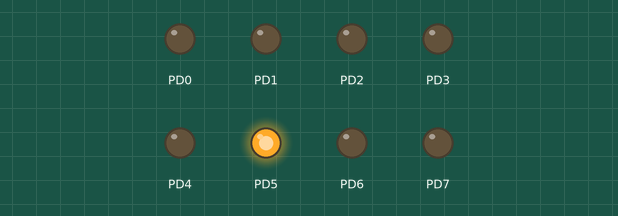
Recording of a program running on a simulated ATmega128, built with avr-gcc and emulated at 8 MHz. Parts: output pins drawn as LEDs (lit = HIGH).

Above: at 0.12 s.
At 0.62 s:
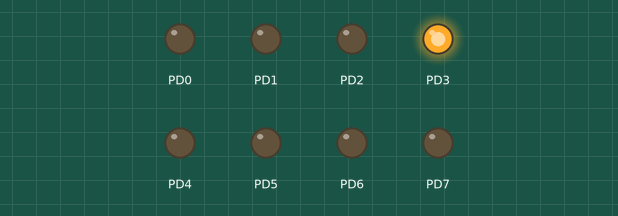
At 1.37 s:
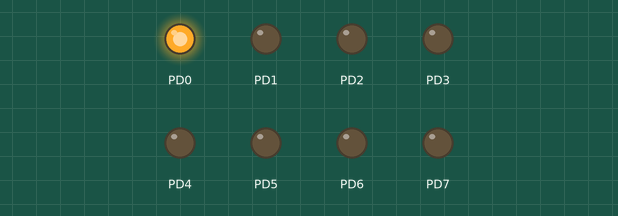
At 2.87 s:
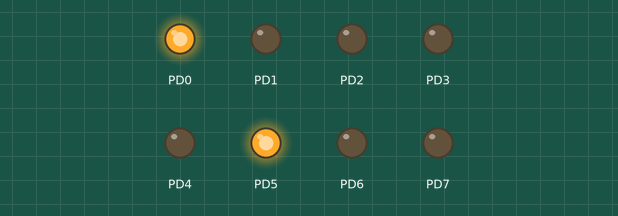
At 4.12 s:
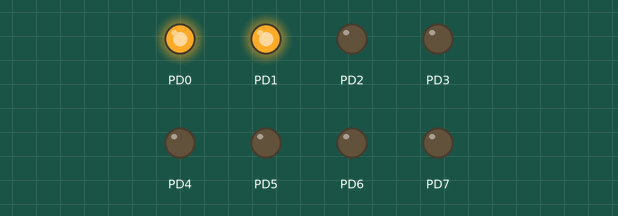
At 5.88 s:
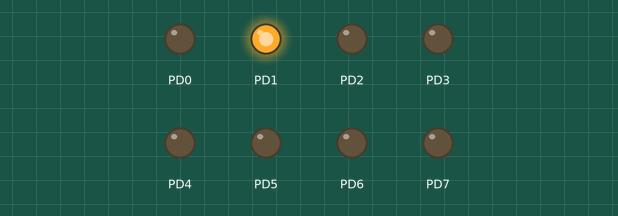
Timing chart, 0 to 6.2 s (numbered marks = the images above):
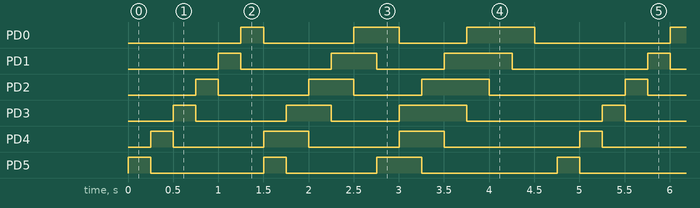

Measured:
- by itself, PD0–3: repeats every 4.8 s: LOW 1.0 s, HIGH 0.50 s, LOW 0.75 s, HIGH 0.75 s, LOW 1.5 s, HIGH 0.25 s
- by itself, PD4: repeats every 4.8 s: 2 × (LOW 1.0 s, HIGH 0.50 s), LOW 1.5 s, HIGH 0.25 s
- by itself, PD5: repeats every 4.8 s: LOW 1.3 s, HIGH 0.25 s, LOW 1.0 s, HIGH 0.50 s, LOW 1.5 s, HIGH 0.25 s

The program:

main.c
```c
/*
 * 2.B.4.c
 *
 * Created: 23-2-2024 13:44:11
 * Author : Wessel
 */

#define F_CPU 8e6
#include <avr/io.h>
#include <util/delay.h>

// Definitie van een structuur genaamd PATTERN_STRUCT om patronen en vertragingen op te slaan
typedef struct {
	unsigned char data;
	unsigned int delay;
} PATTERN_STRUCT;

// Array van PATTERN_STRUCT om patronen en vertragingen te definiëren
PATTERN_STRUCT pattern[] = {
	{0b00100000, 250}, // Patroon 1: 0b00100000, vertraging 250 ms
	{0b00010000, 250}, // Patroon 2: 0b00010000, vertraging 250 ms
	{0b00001000, 250}, // Patroon 3: 0b00001000, vertraging 250 ms
	{0b00000100, 250}, // enz..
	{0b00000010, 250},
	{0b00000001, 250},
	{0b00110000, 250},
	{0b00011000, 250},
	{0b00001100, 250},
	{0b00000110, 250},
	{0b00000011, 250},
	{0b00100001, 250},
	{0b00111000, 250},
	{0b00011100, 250},
	{0b00001110, 250},
	{0b00000111, 250},
	{0b00000011, 250},
	{0b00000001, 250},
	{0b00000000, 250}, // Patroon 19: 0b00000000, vertraging 250 ms
};

// Functie om te wachten voor een opgegeven aantal milliseconden
void wait(int ms) {
	for (int i = 0; i < ms; i++) {
		_delay_ms(1); // Wacht 1 milliseconde
	}
}

int main(void) {
	DDRD = 0b11111111; // Stel alle pinnen van Port D in als uitgangen

	while (1 == 1) {
		int index = 0;

		while (index < 19) { // Itereer door alle patronen in de array
			PORTD = pattern[index].data; // Stel de data van het huidige patroon in op Port D
			wait(pattern[index].delay); // Wacht de opgegeven vertraging voor het huidige patroon
			index++;
		}
	}
	return 1;
}
```
